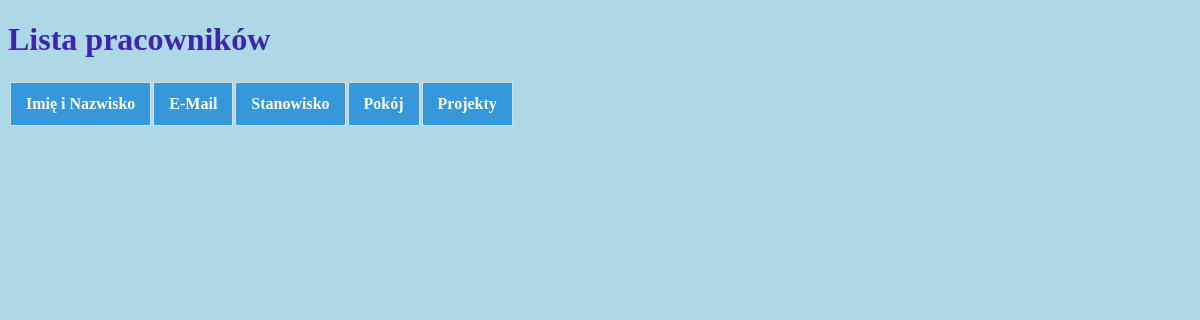
/employes/ (signed in), run on an earlier commit of the app's database.
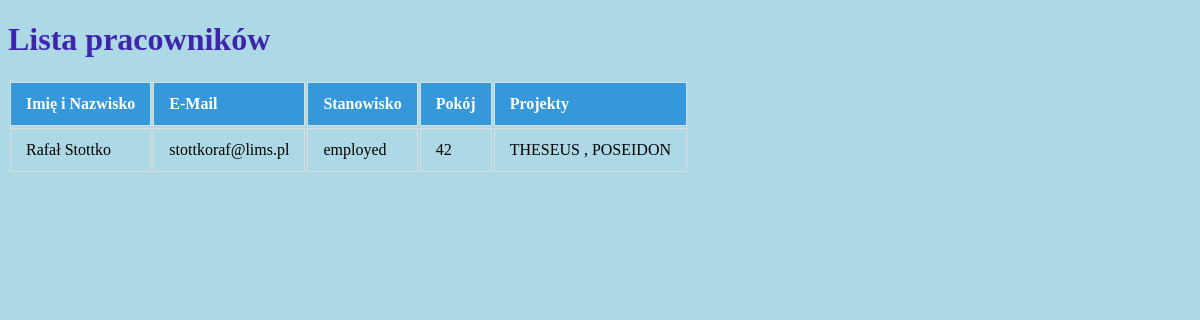
And on a later commit of the database.
### projekty/models.py (models this page shows)
class Employee(models.Model):
   full_name=models.CharField(max_length=40)
   mail=models.CharField(max_length=40, null=True)
   position=models.CharField(max_length=100)
   adres=models.CharField(max_length=100)
   room_number=models.IntegerField()
   telephone_number=models.CharField(max_length=12, null=True)
   team = models.ManyToManyField(Project)

class Project(models.Model):
   project_name=models.CharField(max_length=30)
   team_leader=models.CharField(max_length=30)
   description=models.CharField(max_length=400)

### projekty/views.py (the view)
# urls.py: path('employes/',employes_home, name='employes'),
@login_required
def employes_home(request):
	l = Employee.objects.all()
	return render(request, 'employes.html',{'l':l})

### templates/employes.html (shortened to what this page needs)
{% load static %}
<!DOCTYPE html>
<html lang='en'>
<head>
<link rel="stylesheet" href="{% static 'all_styles.css' %}">
</head>
<body>
    <h1>Lista pracowników</h1>
    <table class="table-modern">
        <thead>
            <tr>
                <th>Imię i Nazwisko</th>
                <th>E-Mail</th>
                <th>Stanowisko</th>
                <th>Pokój</th>
                <th>Projekty</th>
            </tr>
        </thead>
        <tbody>
            {% for obj in l %}
                <tr>
                    <td>{{ obj.full_name }}</td>
                    <td>{{ obj.mail }}</td>
                    <td>{{ obj.position }}</td>
                    <td>{{ obj.room_number }}</td>
                    <td>
                        {% for project in obj.team.all %}
                            {{ project.project_name }}
                            {% if not forloop.last %}, {% endif %}
                        {% endfor %}
                    </td>
                </tr>
            {% endfor %}
        </tbody>
    </table>
</body>
</html>

### static/all_styles.css (style rules this page uses)
body { background-color: lightblue; font-family: verdana; }
h1 { color: #3e26ac; }
.table-modern thead tr { background-color: #3498db; color: white; text-align: left; font-weight: bold; }
.table-modern th, .table-modern td { padding: 12px 15px; border: 1px solid #ddd; }
.table-modern tbody tr { border-bottom: 1px solid #ddd; transition: background-color 0.3s ease; }
.table-modern tbody tr:last-of-type { border-bottom: 2px solid #3498db; }

What changed in the data, as far as the page shows it:
added Employee: full_name "Rafał Stottko", mail "stottkoraf@lims.pl", position "employed", room_number "42"
added Project: project_name "THESEUS"
added Project: project_name "POSEIDON"
